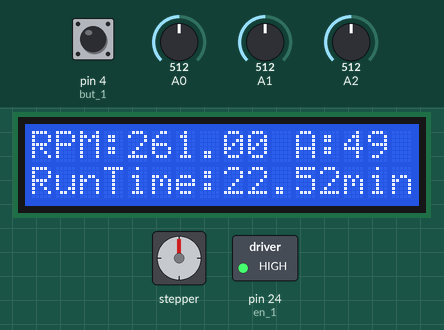
Simulated run of this sketch. Board: Arduino Mega 2560, built with avr-gcc and run on an emulated ATmega2560. On the bench: 16×2 character LCD, stepper motor, switched loads named in the sketch (green lamp = pin HIGH). Inputs (shaded band) come from the test bench; at power-on: pin 4 (but_1) LOW, A0 = 512, A1 = 512, A2 = 512. Stepper angles assume 200 steps per turn.

Above: at 1.2 s.
1.3 s: pin 4 (but_1) pulled HIGH for 0.15 s
At 1.73 s:
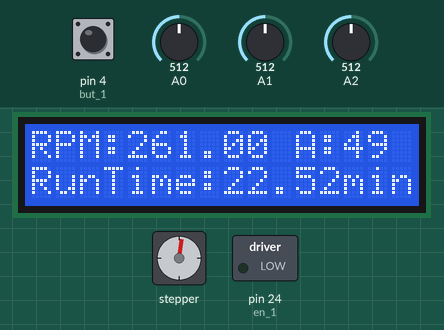
At 2.37 s:
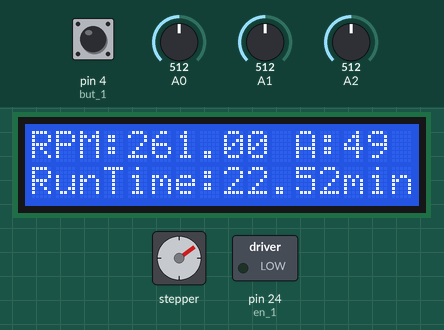
Timing chart, 0 to 17.9 s (numbered marks = the images above; inputs shaded):
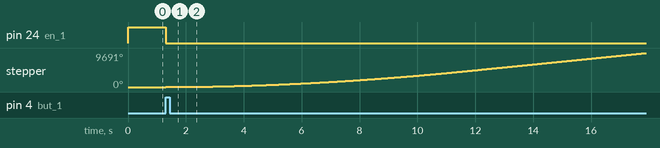

Measured:
- after the input at 1.3 s, pin 24 (en_1): HIGH → LOW at once; stepper: keeps turning clockwise at about 584°/s, starting at once

The sketch:

Centrifuge_1.0.ino
```cpp
#include <AccelStepper.h>
#include <LiquidCrystal.h>
// Define stepper motor connections and motor interface type. Motor interface type must be set to 1 when using a driver:

#define dirPin 3
#define stepPin 2
#define motorInterfaceType 1
#define but_1 4
#define en_1 24


// Create a new instance of the AccelStepper class:
AccelStepper stepper = AccelStepper(motorInterfaceType, stepPin, dirPin);

LiquidCrystal lcd(43, 42, 41, 40, 39, 38);

void setup() {
  pinMode (but_1, INPUT);
  pinMode (en_1, OUTPUT);
  digitalWrite(en_1, HIGH);
  lcd.begin(16, 2);
  stepper.setCurrentPosition(0);


}

void loop() {
  int sensorReading1 = analogRead(A1);
  float f = map(sensorReading1, 0, 1023, 0, 8685);
  int sensorReading = analogRead(A0);
  float motorSpeed = map(sensorReading, 0, 1023, 0, 1002);
  float steps = motorSpeed / 3.34 * f;                   //193f about equals 1 minute so 8685 lasts 45 minutes
  float t = steps / motorSpeed / 3.34 / 17.29;
  int sensorReading2 = analogRead(A2);
  int a = map(sensorReading2, 0, 1023, 0, 99);
  stepper.setAcceleration(a);

  lcd.setCursor(0, 0);
  lcd.print("RPM:");
  lcd.setCursor(4, 0);
  lcd.print(motorSpeed / 3.34 * 1.74);
  lcd.setCursor(11, 0);
  lcd.print("A:");
  lcd.setCursor(13, 0);
  lcd.print(a);

  lcd.setCursor(0, 1);
  lcd.print("RunTime:");
  lcd.setCursor(8, 1);
  lcd.print(f / 193);
  lcd.setCursor(13, 1);
  lcd.print("min");

  int val1 = digitalRead(but_1);

  if (val1 == HIGH) {
    digitalWrite(en_1, LOW);
    stepper.setMaxSpeed(motorSpeed);
    stepper.setCurrentPosition(0);
    stepper.runToNewPosition(steps);
    digitalWrite(en_1, HIGH);
    stepper.setCurrentPosition(0);
  }

  if (val1 == LOW) {
    stepper.setCurrentPosition(0);
  }
}
```
